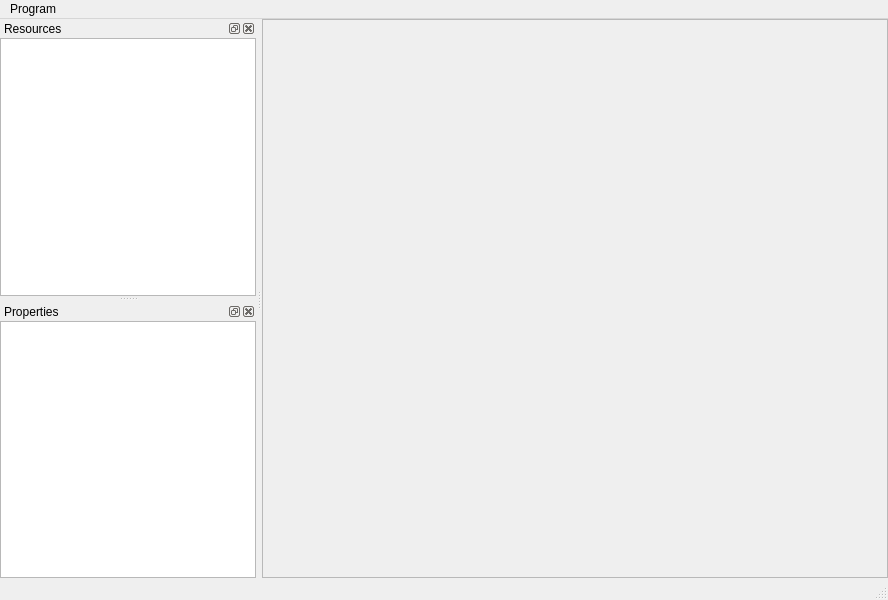
<?xml version="1.0" encoding="UTF-8"?>
<ui version="4.0">
 <class>MainWindow</class>
 <widget class="QMainWindow" name="MainWindow">
  <property name="geometry">
   <rect>
    <x>0</x>
    <y>0</y>
    <width>888</width>
    <height>600</height>
   </rect>
  </property>
  <property name="windowTitle">
   <string>Caesar III Resource Viewer</string>
  </property>
  <widget class="QWidget" name="centralwidget">
   <layout class="QVBoxLayout" name="verticalLayout">
    <property name="spacing">
     <number>0</number>
    </property>
    <property name="leftMargin">
     <number>0</number>
    </property>
    <property name="topMargin">
     <number>0</number>
    </property>
    <property name="rightMargin">
     <number>0</number>
    </property>
    <property name="bottomMargin">
     <number>0</number>
    </property>
    <item>
     <widget class="QScrollArea" name="scrollArea">
      <property name="widgetResizable">
       <bool>true</bool>
      </property>
      <widget class="QWidget" name="cScrollArea">
       <property name="geometry">
        <rect>
         <x>0</x>
         <y>0</y>
         <width>629</width>
         <height>556</height>
        </rect>
       </property>
      </widget>
     </widget>
    </item>
   </layout>
  </widget>
  <widget class="QMenuBar" name="menubar">
   <property name="geometry">
    <rect>
     <x>0</x>
     <y>0</y>
     <width>888</width>
     <height>20</height>
    </rect>
   </property>
   <widget class="QMenu" name="menuProgram">
    <property name="title">
     <string>Program</string>
    </property>
    <addaction name="separator"/>
    <addaction name="actionChoose_Directory"/>
    <addaction name="separator"/>
    <addaction name="actionExit"/>
   </widget>
   <addaction name="menuProgram"/>
  </widget>
  <widget class="QStatusBar" name="statusbar"/>
  <widget class="QDockWidget" name="cResourceDocker">
   <property name="windowTitle">
    <string>Resources</string>
   </property>
   <attribute name="dockWidgetArea">
    <number>1</number>
   </attribute>
   <widget class="QWidget" name="dockWidgetContents">
    <layout class="QVBoxLayout" name="verticalLayout_2">
     <property name="spacing">
      <number>0</number>
     </property>
     <property name="leftMargin">
      <number>0</number>
     </property>
     <property name="topMargin">
      <number>0</number>
     </property>
     <property name="rightMargin">
      <number>0</number>
     </property>
     <property name="bottomMargin">
      <number>0</number>
     </property>
     <item>
      <widget class="QTreeView" name="cResourcesView">
       <property name="sizePolicy">
        <sizepolicy hsizetype="Preferred" vsizetype="Preferred">
         <horstretch>0</horstretch>
         <verstretch>0</verstretch>
        </sizepolicy>
       </property>
       <property name="headerHidden">
        <bool>true</bool>
       </property>
      </widget>
     </item>
    </layout>
   </widget>
  </widget>
  <widget class="QDockWidget" name="dockWidget">
   <property name="windowTitle">
    <string>Properties</string>
   </property>
   <attribute name="dockWidgetArea">
    <number>1</number>
   </attribute>
   <widget class="QWidget" name="dockWidgetContents_2">
    <layout class="QVBoxLayout" name="verticalLayout_3">
     <property name="spacing">
      <number>0</number>
     </property>
     <property name="leftMargin">
      <number>0</number>
     </property>
     <property name="topMargin">
      <number>0</number>
     </property>
     <property name="rightMargin">
      <number>0</number>
     </property>
     <property name="bottomMargin">
      <number>0</number>
     </property>
     <item>
      <widget class="QTableView" name="cPropertiesView">
       <property name="sizePolicy">
        <sizepolicy hsizetype="Preferred" vsizetype="Preferred">
         <horstretch>0</horstretch>
         <verstretch>0</verstretch>
        </sizepolicy>
       </property>
       <property name="selectionBehavior">
        <enum>QAbstractItemView::SelectRows</enum>
       </property>
       <attribute name="horizontalHeaderVisible">
        <bool>true</bool>
       </attribute>
       <attribute name="horizontalHeaderStretchLastSection">
        <bool>true</bool>
       </attribute>
       <attribute name="verticalHeaderVisible">
        <bool>false</bool>
       </attribute>
      </widget>
     </item>
    </layout>
   </widget>
  </widget>
  <action name="actionOpen_Language_File">
   <property name="text">
    <string>Open Language File</string>
   </property>
  </action>
  <action name="actionOpen_Image_File">
   <property name="text">
    <string>Open Image File</string>
   </property>
  </action>
  <action name="actionOpen_SMK_File">
   <property name="text">
    <string>Open SMK File</string>
   </property>
  </action>
  <action name="actionExit">
   <property name="text">
    <string>Exit</string>
   </property>
  </action>
  <action name="actionChoose_Directory">
   <property name="text">
    <string>Choose Directory</string>
   </property>
  </action>
 </widget>
 <resources/>
 <connections/>
</ui>
